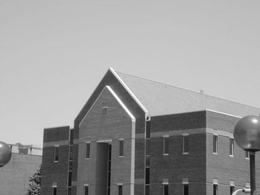
%> input picture SIX/IIVP-Lab/Codes/building.jpg, 260 x 195 px, shrunk from 560 x 420 before the run
$ octave Oper.m   (GNU Octave 9; MATLAB toolbox functions it lacks are replaced by stand-ins)
%> lines starting %> are read from the running program, lines starting %| are printed output that depends on the picture
I = imread('building.jpg');
%> I is the input picture: size 195x260x3 uint8; min 10, max 255, mean 154.5
myfilter = fspecial('gaussian',[3 3], 0.5);
A = imfilter(I, myfilter, 'replicate');
%A = I;
subplot(2,3, 1), imshow(A);
title('Smoothed Image');

B = rgb2gray(A);
C = double(B);

for i = 1:size(C,1)-1
    for j = 1:size(C,2)-1

        Gx =((C(i,j+1))-(C(i,j)));
        Gy =((C(i+1,j))-(C(i,j)));

        B(i,j) = sqrt(Gx.^2+Gy.^2);

    end
end

Thresh = 32;
B = max(B,Thresh);
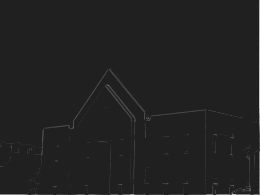
%> B: size 195x260 uint8; min 32, max 216, mean 33.4
B(B == round(Thresh)) = 0;

B = uint8(B);
subplot(2,3,2), imshow(B);
title('Simple Gradient Operator');

for i = 1:size(C,1)-1
    for j = 1:size(C,2)-1

        Gx =((C(i+1,j)+ C(i+1,j+1))-(C(i,j) + C(i,j+1)));
        Gy =((C(i+1,j+1)+ C(i,j+1))-(C(i,j)+ C(i+1,j)));

        B(i,j) = sqrt(Gx.^2+Gy.^2);

    end
end
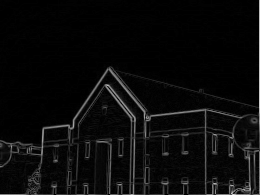
%> B: size 195x260 uint8; min 0, max 216, mean 10.5

Thresh = 64;
B = max(B,Thresh);
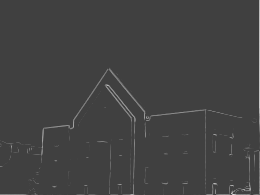
%> B: size 195x260 uint8; min 64, max 216, mean 65.7
B(B == round(Thresh)) = 0;

B = uint8(B);
subplot(2,3,3), imshow(B);
title('Gradient Using 2X2 mask Operator');

for i = 1:size(C,1)-1
    for j = 1:size(C,2)-1

        Gx =((C(i+1,j+1))-(C(i,j)));
        Gy =((C(i+1,j))-(C(i,j+1)));

        B(i,j) = sqrt(Gx.^2+Gy.^2);

    end
end

Thresh = 64;
B = max(B,Thresh);
B(B == round(Thresh)) = 0;

B = uint8(B);
subplot(2,3, 4), imshow(B);
title('Roberts Operator');

for i = 1:size(C,1)-2
    for j = 1:size(C,2)-2

        Gx =((C(i+2,j+1)+C(i+2,j)+C(i+2,j+2))-(C(i,j+1)+C(i,j)+C(i,j+2)));
        Gy =((C(i+1,j+2)+C(i,j+2)+C(i+2,j+2))-(C(i+1,j)+C(i,j)+C(i+2,j)));

        B(i,j) = sqrt(Gx.^2+Gy.^2);

    end
end
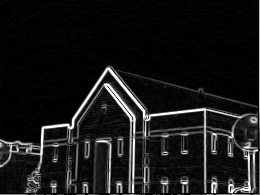
%> B: size 195x260 uint8; min 0, max 255, mean 23.7
Thresh = 225;
B = max(B,Thresh);
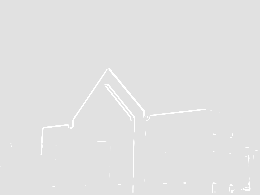
%> B: size 195x260 uint8; min 225, max 255, mean 225.4
B(B == round(Thresh)) = 0;
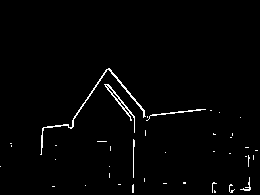
%> B: size 195x260 uint8; min 0, max 255, mean 4.2

B = uint8(B);
subplot(2,3, 5), imshow(B);
title('Prewitt Operator');

for i = 1:size(C,1)-2
    for j = 1:size(C,2)-2

        Gx =((2*C(i+2,j+1)+C(i+2,j)+C(i+2,j+2))-(2*C(i,j+1)+C(i,j)+C(i,j+2)));
        Gy =((2*C(i+1,j+2)+C(i,j+2)+C(i+2,j+2))-(2*C(i+1,j)+C(i,j)+C(i+2,j)));

        B(i,j) = sqrt(Gx.^2+Gy.^2);

    end
end
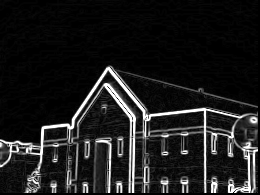
%> B: size 195x260 uint8; min 0, max 255, mean 29.1

Thresh = 225;
B = max(B,Thresh);
B(B == round(Thresh)) = 0;

B = uint8(B);
subplot(2,3, 6), imshow(B);
title('Sobel Operator');
